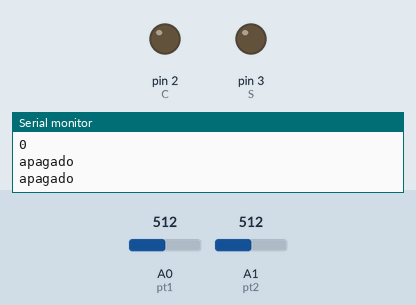
This sketch was run on a simulated Arduino Uno, built with avr-gcc and run on an emulated ATmega328P. Parts: output pins drawn as LEDs (lit = HIGH), the last lines printed to the serial monitor. The inputs (shaded band) are chosen by the test bench; at power-on: A0 (pt1) = 512, A1 (pt2) = 512.

Above: at 1.3 s.
1.4 s: A0 (pt1) set to 525
At 2.7 s:
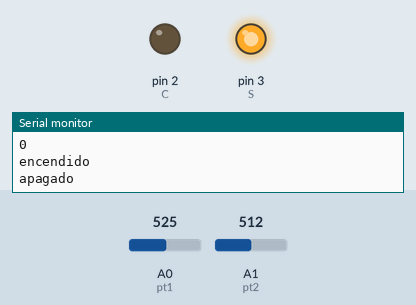
3.0 s: A1 (pt2) set to 523
At 4.0 s:
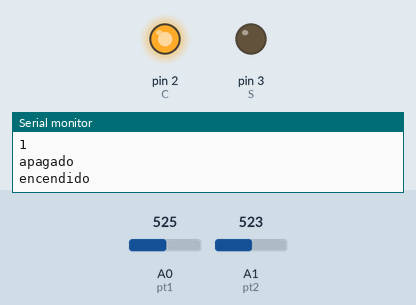
4.5 s: A1 (pt2) set to 511
At 5.2 s:
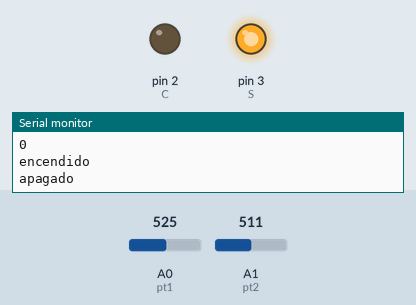
6.0 s: A1 (pt2) set to 716
At 6.4 s:
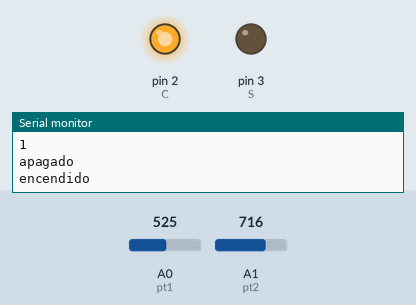
Timing chart, 0 to 8.5 s (numbered marks = the images above; inputs shaded):
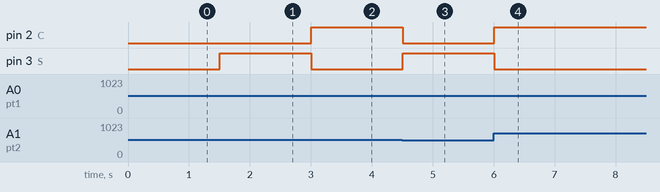

The sketch:

Tarea_6_Sumador_Medio.ino
```cpp
int C = 2;
int S = 3;
int pt1 = A0;
int pt2 = A1;

void setup() {
  pinMode(C, OUTPUT);
  pinMode(S, OUTPUT);
  Serial.begin(9600);
}

int A;
int B;
int a;
int b;
void loop() {

  A = analogRead(pt1);
  B = analogRead(pt2);

  if(A > 512){
    a = 1;
  } else {
    a = 0;
  }
  if(B > 512){
    b = 1;
  } else {
    b = 0;
  }

  Serial.println(a);
  Serial.println(b);

  if(a != b){
    Serial.println("encendido");
    digitalWrite(S, HIGH);
  } else {
    Serial.println("apagado");
    digitalWrite(S, LOW);
  }

  if((a+b) == 2){
    Serial.println("encendido");
    digitalWrite(C, HIGH);
  } else {
    Serial.println("apagado");
    digitalWrite(C, LOW);
  }

  delay(500);
}
```

Measured:
- the behaviour switches between 512 and 513 on A0 (pt1) (found by bisection; images 0 and 1)
- the behaviour switches between 512 and 513 on A1 (pt2) (found by bisection; images 1 and 2)
- after the input at 1.4 s, pin 3 (S): LOW → HIGH after 0.10 s
- after the input at 3.0 s, pin 2 (C): LOW → HIGH at once; pin 3 (S): HIGH → LOW at once
- after the input at 4.5 s, pin 2 (C): HIGH → LOW at once; pin 3 (S): LOW → HIGH at once
- after the input at 6.0 s, pin 2 (C): LOW → HIGH at once; pin 3 (S): HIGH → LOW at once
